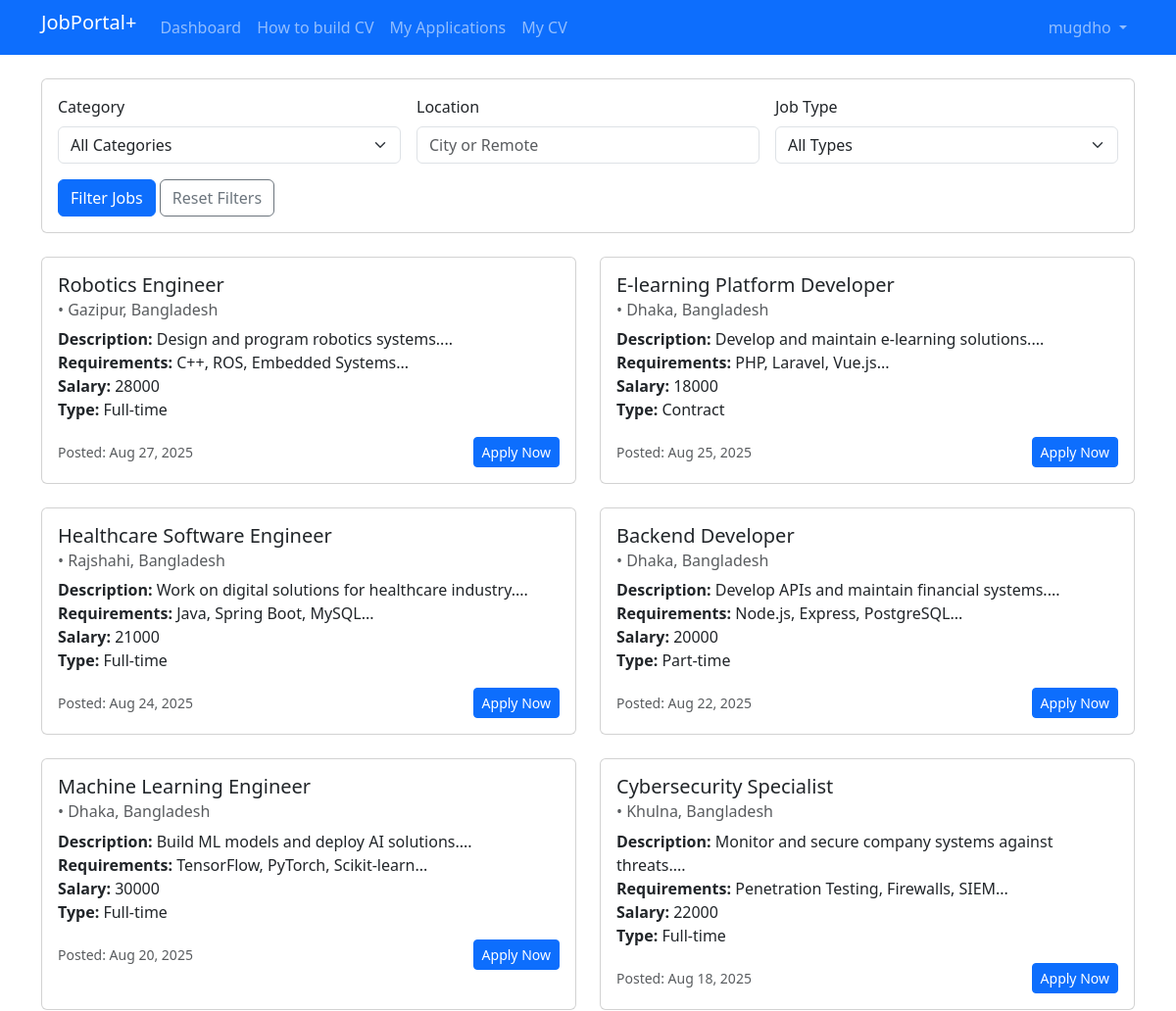
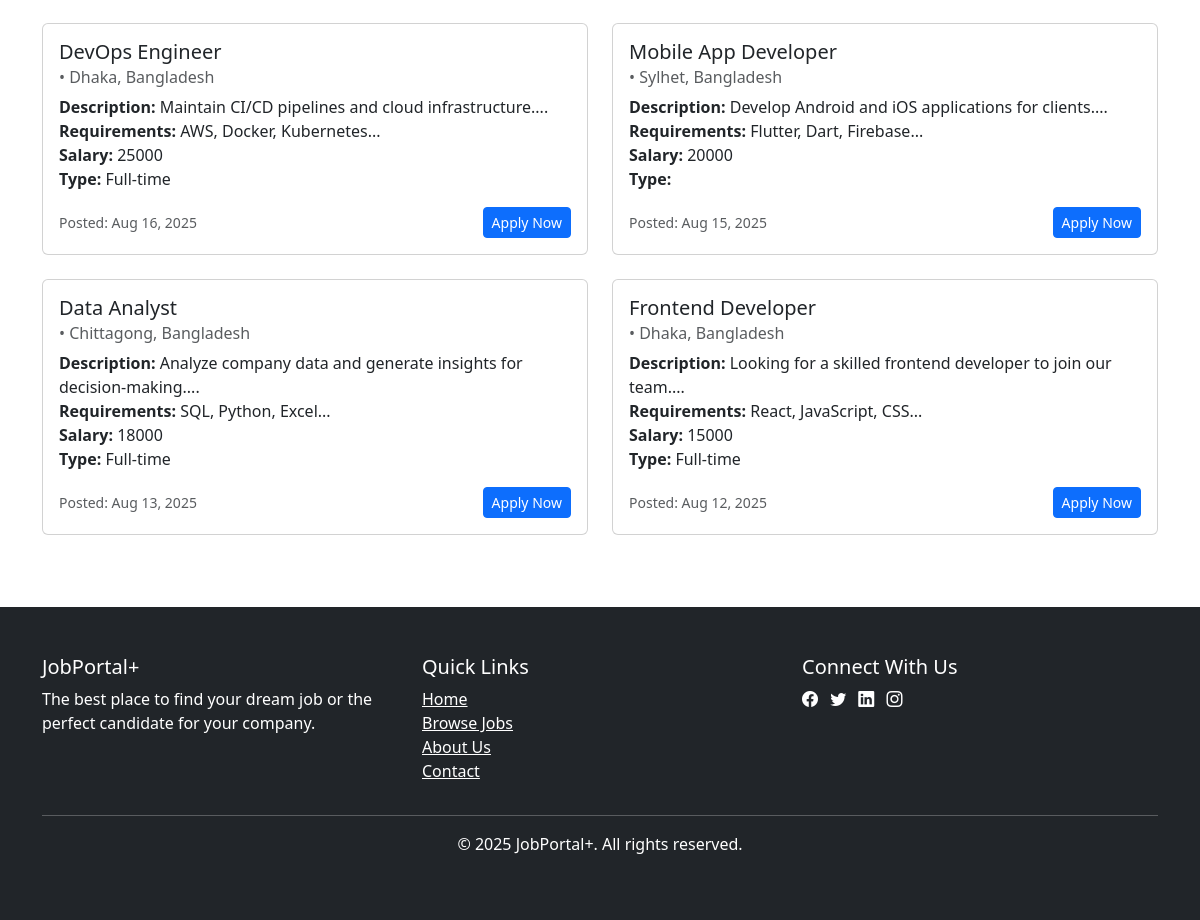
Page /employee/jobs.php (signed in) on the committed database (2 pictures, top to bottom).
### tables this page shows
CREATE TABLE `jobs` (
  `id` int(11) NOT NULL,
  `employer_id` int(11) NOT NULL,
  `company_name` varchar(100) NOT NULL,
  `title` varchar(100) NOT NULL,
  `description` text NOT NULL,
  `requirements` text NOT NULL,
  `location` varchar(100) NOT NULL,
  `salary` varchar(50) DEFAULT NULL,
  `type` enum('Full-time','Part-time','Contract','Internship') NOT NULL,
  `category` varchar(50) NOT NULL,
  `posted_at` timestamp NOT NULL DEFAULT current_timestamp(),
  `deadline` date DEFAULT NULL,
  `is_active` tinyint(1) DEFAULT 1
);

### employee/jobs.php (the view, shortened to what this page needs)
<?php
require('../db.php');
include("../header.php");
$sql = "SELECT j.*, ep.company_name
        FROM jobs j
        JOIN employer_profiles ep ON j.employer_id = ep.user_id
        WHERE j.is_active = 1 AND (j.deadline IS NULL OR j.deadline >= CURDATE())";
$sql .= " ORDER BY j.posted_at DESC";
$result = mysqli_query($conn, $sql);
?>
    <div class="card mb-4">
        <div class="card-body">
            <form method="get" class="row g-3">
                <div class="col-md-4">
                    <label for="category" class="form-label">Category</label>
                    <select id="category" name="category" class="form-select">
                        <option value="">All Categories</option>
                    </select>
                </div>
                <div class="col-md-4">
                    <label for="location" class="form-label">Location</label>
                    <input type="text" id="location" name="location" class="form-control"
                           value="<?= isset($_GET['location']) ? htmlspecialchars($_GET['location']) : '' ?>"
                           placeholder="City or Remote">
                </div>
                <div class="col-md-4">
                    <label for="type" class="form-label">Job Type</label>
                    <select id="type" name="type" class="form-select">
                        <option value="">All Types</option>
                    </select>
                </div>
                <div class="col-12">
                    <button type="submit" class="btn btn-primary">Filter Jobs</button>
                    <a href="jobs.php" class="btn btn-outline-secondary">Reset Filters</a>
                </div>
            </form>
        </div>
    </div>
    <div class="row">
        <?php if (mysqli_num_rows($result) > 0): ?>
            <?php while ($job = mysqli_fetch_assoc($result)): ?>
                <div class="col-md-6 mb-4">
                    <div class="card h-100">
                        <div class="card-body">
                            <h5 class="card-title"><?= htmlspecialchars($job['title']) ?></h5>
                            <h6 class="card-subtitle mb-2 text-muted">
                                <?= htmlspecialchars($job['company_name']) ?> • <?= htmlspecialchars($job['location']) ?>
                            </h6>
                            <p class="card-text">
                                <strong>Description:</strong> <?= htmlspecialchars(substr($job['description'], 0, 150)) ?>...<br>
                                <strong>Requirements:</strong> <?= htmlspecialchars(substr($job['requirements'], 0, 100)) ?>...<br>
                                <strong>Salary:</strong> <?= htmlspecialchars($job['salary']) ?><br>
                                <strong>Type:</strong> <?= ucfirst(htmlspecialchars($job['type'])) ?>
                            </p>
                            <div class="d-flex justify-content-between align-items-center">
                                <small class="text-muted">Posted: <?= date('M d, Y', strtotime($job['posted_at'])) ?></small>
                                <a href="view_job.php?id=<?= $job['id'] ?>" class="btn btn-sm btn-primary">Apply Now</a>
                            </div>
                        </div>
                    </div>
                </div>
            <?php endwhile; ?>
        <?php else: ?>
            <div class="col-12">
                <div class="alert alert-info">No jobs found matching your criteria. Try adjusting your filters.</div>
            </div>
        <?php endif; ?>
    </div>
<?php
include("../footer.php");
?>

### rows in the picture
jobs: title "Robotics Engineer", location "Gazipur, Bangladesh", description "Design and program robotics systems.", requirements "C++, ROS, Embedded Systems", salary "28000", type "Full-time", posted_at "Aug 27, 2025"
jobs: title "E-learning Platform Developer", location "Dhaka, Bangladesh", description "Develop and maintain e-learning solutions.", requirements "PHP, Laravel, Vue.js", salary "18000", type "Contract", posted_at "Aug 25, 2025"
jobs: title "Healthcare Software Engineer", location "Rajshahi, Bangladesh", description "Work on digital solutions for healthcare industry.", requirements "Java, Spring Boot, MySQL", salary "21000", type "Full-time", posted_at "Aug 24, 2025"
jobs: title "Backend Developer", location "Dhaka, Bangladesh", description "Develop APIs and maintain financial systems.", requirements "Node.js, Express, PostgreSQL", salary "20000", type "Part-time", posted_at "Aug 22, 2025"
jobs: title "Machine Learning Engineer", location "Dhaka, Bangladesh", description "Build ML models and deploy AI solutions.", requirements "TensorFlow, PyTorch, Scikit-learn", salary "30000", type "Full-time", posted_at "Aug 20, 2025"
jobs: title "Cybersecurity Specialist", location "Khulna, Bangladesh", description "Monitor and secure company systems against threats.", requirements "Penetration Testing, Firewalls, SIEM", salary "22000", type "Full-time", posted_at "Aug 18, 2025"
jobs: title "DevOps Engineer", location "Dhaka, Bangladesh", description "Maintain CI/CD pipelines and cloud infrastructure.", requirements "AWS, Docker, Kubernetes", salary "25000", type "Full-time", posted_at "Aug 16, 2025"
jobs: title "Mobile App Developer", location "Sylhet, Bangladesh", description "Develop Android and iOS applications for clients.", requirements "Flutter, Dart, Firebase", salary "20000", posted_at "Aug 15, 2025"
jobs: title "Data Analyst", location "Chittagong, Bangladesh", description "Analyze company data and generate insights for decision-making.", requirements "SQL, Python, Excel", salary "18000", type "Full-time", posted_at "Aug 13, 2025"
jobs: title "Frontend Developer", location "Dhaka, Bangladesh", description "Looking for a skilled frontend developer to join our team.", requirements "React, JavaScript, CSS", salary "15000", type "Full-time", posted_at "Aug 12, 2025"

### other values in the picture
$_SESSION['username'] "mugdho"
